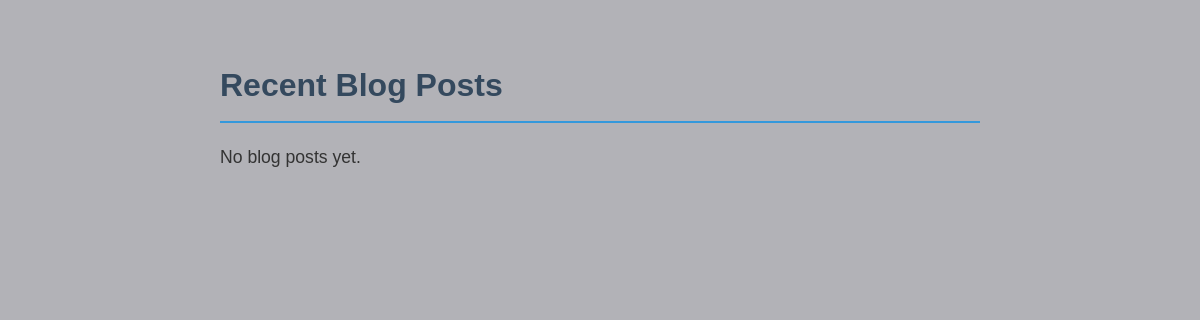
Before: / with the older database file.
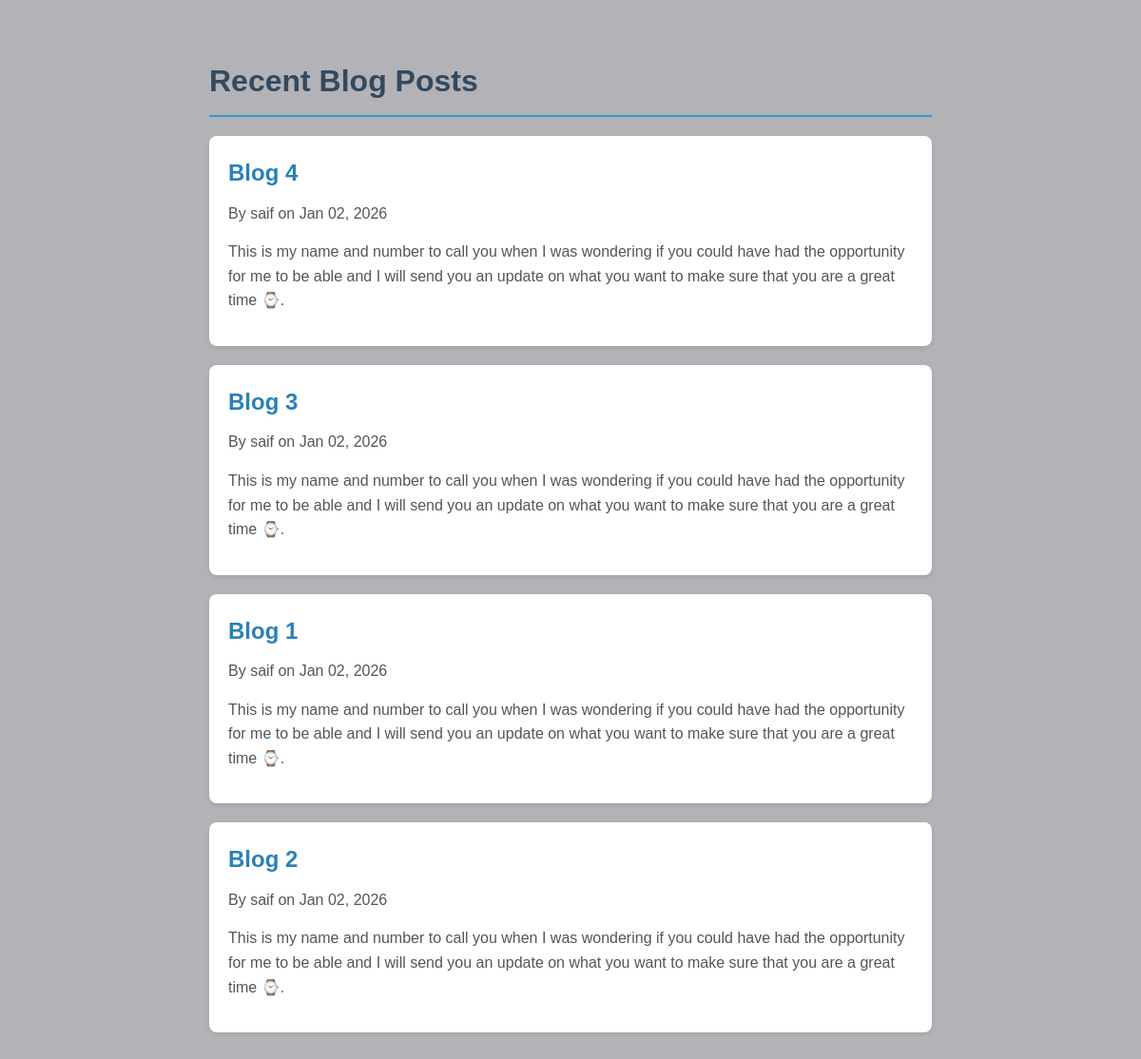
After: the same page with the newer database file.
### blog/models.py (models this page shows, shortened)
class BlogPost(models.Model):
    title = models.CharField(max_length=200)
    content = models.TextField()
    author = models.ForeignKey(User, on_delete=models.CASCADE)
    created_at = models.DateTimeField(auto_now_add=True)
    updated_at = models.DateTimeField(auto_now=True)

### home/views.py (the view)
# urls.py: path('', views.home_view, name='home'),
def home_view(request):
    recent_posts = BlogPost.objects.order_by('-created_at')[:5]  # Show last 5 posts
    return render(request, 'home/home.html', {
        'message': 'Hello, World! Welcome to my Django home page.',
        'recent_posts': recent_posts,
    })

### home/templates/home/home.html (shortened to what this page needs)
<!DOCTYPE html>
<html lang="en">
<head>
    {% load static %}
    <link rel="stylesheet" href="{% static 'css/home.css' %}">
</head>
<body>
    <h2>Recent Blog Posts</h2>
    {% if recent_posts %}
        <ul>
            {% for post in recent_posts %}
                <li>
                    <h3>{{ post.title }}</h3>
                    <p>By {{ post.author }} on {{ post.created_at|date:"M d, Y" }}</p>
                    <p>{{ post.content|truncatewords:50 }}</p>
                </li>
            {% endfor %}
        </ul>
    {% else %}
        <p>No blog posts yet.</p>
    {% endif %}
</body>
</html>

### static/css/home.css (style rules this page uses)
* { margin: 0; padding: 0; box-sizing: border-box; }
body { font-family: Arial, sans-serif; line-height: 1.6; color: #333; background-color: #b2b2b7; padding: 20px; max-width: 800px; margin: 0 auto; }
h2 { color: #34495e; margin-top: 40px; margin-bottom: 20px; font-size: 2em; border-bottom: 2px solid #3498db; padding-bottom: 10px; }
h3 { color: #2980b9; font-size: 1.5em; margin-bottom: 10px; }
p { margin-bottom: 15px; font-size: 1.1em; }
ul { list-style: none; padding: 0; }
li { background: #fff; margin-bottom: 20px; padding: 20px; border-radius: 8px; box-shadow: 0 2px 5px rgba(0, 0, 0, 0.1); transition: transform 0.2s; }
li p { font-size: 1em; color: #555; }

Changed rows visible on the page:
added BlogPost: title "Blog 4", author "saif", created_at "Jan 02, 2026", content "This is my name and number to call you when I was wondering if you could have had the opportunity for me to be able and I will send you an update on what you want to make sure that you are a great time ⌚."
added BlogPost: title "Blog 3", author "saif", created_at "Jan 02, 2026", content "This is my name and number to call you when I was wondering if you could have had the opportunity for me to be able and I will send you an update on what you want to make sure that you are a great time ⌚."
added BlogPost: title "Blog 1", author "saif", created_at "Jan 02, 2026", content "This is my name and number to call you when I was wondering if you could have had the opportunity for me to be able and I will send you an update on what you want to make sure that you are a great time ⌚."
added BlogPost: title "Blog 2", author "saif", created_at "Jan 02, 2026", content "This is my name and number to call you when I was wondering if you could have had the opportunity for me to be able and I will send you an update on what you want to make sure that you are a great time ⌚."
Other visible differences:
text no longer shown: "No blog posts yet."
